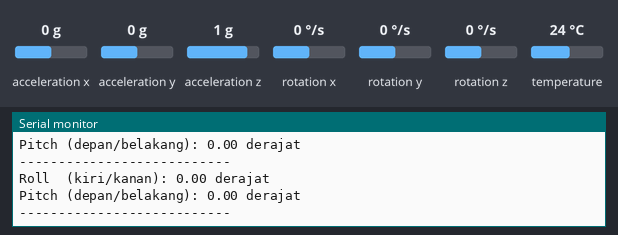
A sketch run on a simulated ESP32. Shown: the last lines printed to the serial monitor. The test bench sets the inputs (shaded band); at power-on: acceleration x 0 g, acceleration y 0 g, acceleration z 1 g, rotation x 0 °/s, rotation y 0 °/s, rotation z 0 °/s, temperature 24 °C.

Above: at 2.2 s.
2.3 s: acceleration x set to -1.4 g
At 2.6 s:
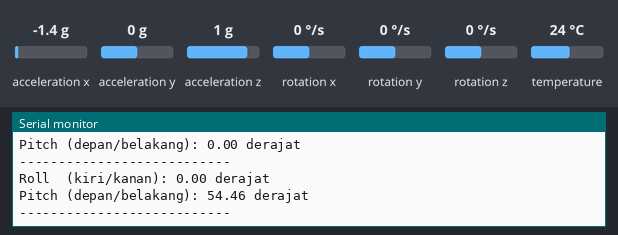
3.8 s: acceleration y set to -1.4 g
At 4.04 s:
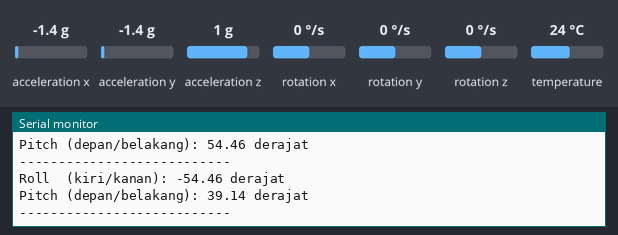
5.3 s: acceleration z set to -1.4 g
At 5.48 s:
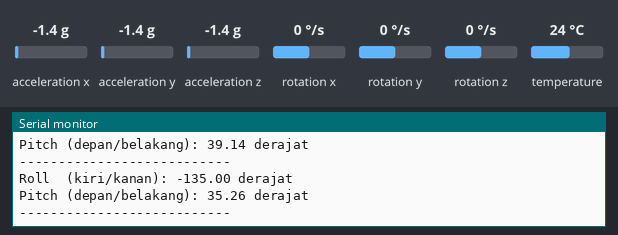
Timing chart, 0 to 8.3 s (numbered marks = the images above; inputs shaded):
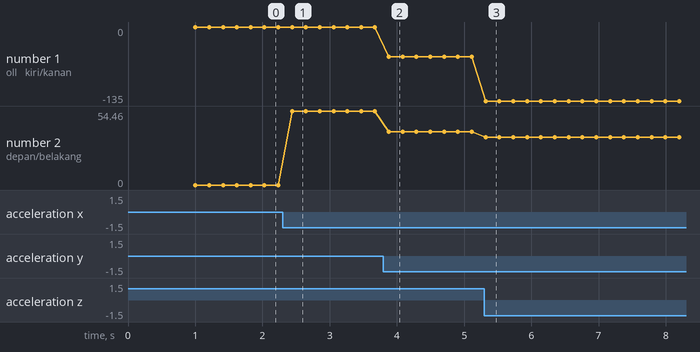

The sketch:

mpu6050.ino
```cpp
#include <Wire.h>
#include <Adafruit_MPU6050.h>
#include <Adafruit_Sensor.h>
#include <math.h>

#define I2C_SDA 11
#define I2C_SCL 12

Adafruit_MPU6050 mpu;

void setup() {
  Serial.begin(115200);
  delay(1000);

  Wire.begin(I2C_SDA, I2C_SCL);
  Wire.setClock(100000);

  if (!mpu.begin(0x68, &Wire)) {
    Serial.println("MPU6050 tidak terdeteksi!");
    while (1) {
      delay(10);
    }
  }

  mpu.setAccelerometerRange(MPU6050_RANGE_8_G);
  mpu.setGyroRange(MPU6050_RANGE_500_DEG);
  mpu.setFilterBandwidth(MPU6050_BAND_21_HZ);

  Serial.println("Pembacaan Kemiringan MPU6050");
}

void loop() {
  sensors_event_t a, g, temp;
  mpu.getEvent(&a, &g, &temp);

  // Menghitung sudut dari accelerometer
  float roll = atan2(
    a.acceleration.y,
    a.acceleration.z
  ) * 180.0 / PI;

  float pitch = atan2(
    -a.acceleration.x,
    sqrt(
      a.acceleration.y * a.acceleration.y +
      a.acceleration.z * a.acceleration.z
    )
  ) * 180.0 / PI;

  Serial.print("Roll  (kiri/kanan): ");
  Serial.print(roll, 2);
  Serial.println(" derajat");

  Serial.print("Pitch (depan/belakang): ");
  Serial.print(pitch, 2);
  Serial.println(" derajat");

  Serial.println("---------------------------");

  delay(200);
}
```

Measured:
- after the input at 2.3 s, the serial monitor: prints a new line after 0.14 s (image 1)
- after the input at 3.8 s, the serial monitor: prints a new line after 0.08 s (image 2)
- after the input at 5.3 s, the serial monitor: prints a new line at once (image 3)
- plotted number 1: 0 → -54.46 after the input at 3.8 s, -54.46 → -135 after the input at 5.3 s
- plotted number 2: 0 → 54.46 after the input at 2.3 s, 54.46 → 39.14 after the input at 3.8 s, 39.14 → 35.26 after the input at 5.3 s
